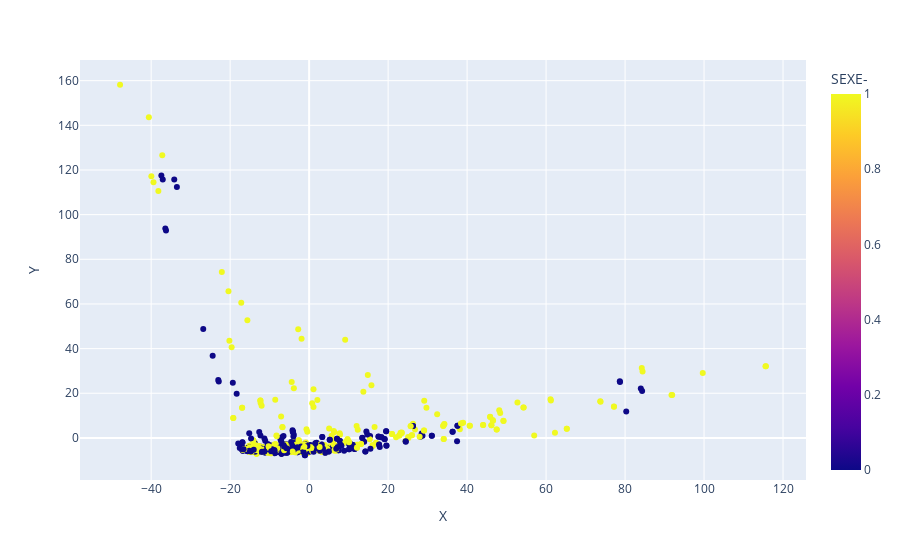

This figure's notebook cell:
### Code cell
import plotly.express as px
data_pca['SEXE-']=data['SEXE-']
fig=px.scatter(data_pca, x="X", y="Y",color='SEXE-')
fig

### Figure 1 — Plotly figure (JSON) as saved in the notebook; plotly's stock layout.template omitted (floating-point values rounded to 4 significant figures; data arrays with more than 128 entries replaced by an {"elided": "..."} marker saying what was removed)
{"data": [{"hovertemplate": "X=%{x}<br>Y=%{y}<br>SEXE-=%{marker.color}<extra></extra>", "legendgroup": "", "marker": {"color": {"elided": "854 int values"}, "coloraxis": "coloraxis", "symbol": "circle"}, "mode": "markers", "name": "", "orientation": "v", "showlegend": false, "type": "scatter", "x": {"elided": "854 float values"}, "xaxis": "x", "y": {"elided": "854 float values"}, "yaxis": "y"}], "layout": {"coloraxis": {"colorbar": {"title": {"text": "SEXE-"}}, "colorscale": [[0, "#0d0887"], [0.1111, "#46039f"], [0.2222, "#7201a8"], [0.3333, "#9c179e"], [0.4444, "#bd3786"], [0.5556, "#d8576b"], [0.6667, "#ed7953"], [0.7778, "#fb9f3a"], [0.8889, "#fdca26"], [1, "#f0f921"]]}, "legend": {"tracegroupgap": 0}, "margin": {"t": 60}, "xaxis": {"anchor": "y", "domain": [0, 1], "title": {"text": "X"}}, "yaxis": {"anchor": "x", "domain": [0, 1], "title": {"text": "Y"}}}}
